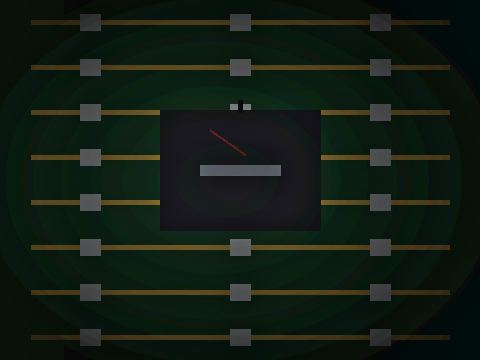
#> input picture results/wgif_enhanced.png, 480 x 360 px
$ python run_enhancement.py -i ../../results/wgif_enhanced.png
#> lines starting #> are read from the running program, lines starting #| are printed output that depends on the picture; after the words box and inside, x2 and y2 are one past the last pixel; in counts of white or black regions, pixels touching at a corner belong together
### src/python/retinex_enhancer.py
"""
Retinex Illumination Enhancement using Weighted Guided Image Filter (WGIF)
Designed for low-light image enhancement and visual defect inspection.
"""

import numpy as np
from wgif import weighted_guided_filter, guided_filter

class WGIFIlluminationEnhancer:
    """
    Image illumination enhancement engine using WGIF-based Retinex decomposition.
    Separates image into Illumination and Reflectance components, enhances the
    illumination layer without halo artifacts, and amplifies edge details for visual inspection.
    """
    def __init__(self, r: int = 15, eps: float = 0.01, gamma: float = 0.5, detail_boost: float = 1.3):
        """
        Parameters:
            r: Filter radius for illumination estimation (default: 15)
            eps: Regularization parameter lambda for WGIF (default: 0.01)
            gamma: Illumination tone-mapping factor (< 1.0 brightens underexposed regions)
            detail_boost: Amplification factor for surface texture and defect details
        """
        self.r = r
        self.eps = eps
        self.gamma = gamma
        self.detail_boost = detail_boost

    def enhance(self, image: np.ndarray, method: str = "wgif") -> dict:
        """
        Enhances the input image using the illumination-reflectance decomposition pipeline.

        Parameters:
            image: Input image (RGB or Grayscale), values in [0, 255] uint8 or [0, 1] float
            method: 'wgif' (Weighted Guided Filter) or 'standard_gif' (Standard Guided Filter)

        Returns:
            dict containing:
                - 'enhanced': Final enhanced color/grayscale image
                - 'illumination_orig': Estimated raw illumination map
                - 'illumination_enh': Enhanced illumination map
                - 'reflectance': True surface reflectance component
                - 'details': Extracted high-frequency defect & texture layer
        """
        # Normalize to float [0, 1]
        is_uint8 = (image.dtype == np.uint8)
        img_float = image.astype(np.float64) / 255.0 if is_uint8 else image.astype(np.float64)
        is_color = (img_float.ndim == 3 and img_float.shape[2] == 3)

        # 1. Initial Illumination Estimation
        if is_color:
            # Maximum channel representation preserves color boundaries and avoids oversaturation
            I_init = np.max(img_float, axis=2)
        else:
            I_init = img_float.copy()

        # 2. Edge-Preserving Illumination Smoothing
        if method == "wgif":
            L_orig = weighted_guided_filter(p=I_init, I=I_init, r=self.r, eps=self.eps)
        else:
            L_orig = guided_filter(p=I_init, I=I_init, r=self.r, eps=self.eps)

        L_orig = np.clip(L_orig, 1e-4, 1.0)

        # 3. High-Frequency Surface Detail / Defect Extraction
        detail_layer = I_init - L_orig

        # 4. Adaptive Tone Mapping of Illumination
        # Nonlinear Gamma + S-curve dynamic range compression
        L_enh = np.power(L_orig, self.gamma)

        # Local adaptive enhancement: brighten severe shadows more while preventing burnout
        local_contrast_weight = 1.0 / (1.0 + np.exp(-10.0 * (L_orig - 0.2)))
        L_enh = (1.0 - local_contrast_weight) * np.power(L_orig, self.gamma * 0.8) + local_contrast_weight * L_enh

        # 5. Reflectance Extraction & Color Reconstruction
        # Retinex model: S = R * L => R = S / L
        # Recombined: S_enh = R * L_enh = S * (L_enh / L)
        ratio = L_enh / (L_orig + 1e-6)

        if is_color:
            # Color restoration with chroma preservation
            enhanced = np.zeros_like(img_float)
            for c in range(3):
                # Scale each channel by the illumination ratio with gentle saturation compression
                enhanced[:, :, c] = img_float[:, :, c] * np.power(ratio, 0.85)

            # Boost high-frequency details (critical for scratch, crack, and solder inspection)
            if self.detail_boost > 0.0:
                for c in range(3):
                    enhanced[:, :, c] += (self.detail_boost - 1.0) * detail_layer
        else:
            enhanced = img_float * ratio
            if self.detail_boost > 0.0:
                enhanced += (self.detail_boost - 1.0) * detail_layer

        enhanced = np.clip(enhanced, 0.0, 1.0)

        # Format outputs for analysis and visualization
        if is_uint8:
            output_img = (enhanced * 255.0).astype(np.uint8)
        else:
            output_img = enhanced

        return {
            "enhanced": output_img,
            "illumination_orig": (L_orig * 255.0).astype(np.uint8),
            "illumination_enh": (L_enh * 255.0).astype(np.uint8),
            "reflectance": (np.clip(I_init / (L_orig + 1e-6), 0, 1) * 255.0).astype(np.uint8),
            "details": (np.clip((detail_layer + 0.5), 0, 1) * 255.0).astype(np.uint8),
            "ratio_map": ratio
        }

### src/python/wgif.py
"""
Weighted Guided Image Filter (WGIF) Implementation
Based on the paper:
"Weighted Guided Image Filter" by Zhengguo Li, Jinghong Zheng, Zijian Zhu, Wei Yao, and Shenghao Wu
IEEE Transactions on Image Processing (TIP), Vol. 24, No. 1, 2015.
"""

import numpy as np

def _box_filter(image: np.ndarray, r: int) -> np.ndarray:
    """
    Computes box filter (local mean smoothing) over a square window of radius r.
    Uses OpenCV if available for maximum speed, otherwise falls back to pure NumPy integral image.
    """
    try:
        import cv2
        return cv2.boxFilter(image, ddepth=-1, ksize=(2 * r + 1, 2 * r + 1), borderType=cv2.BORDER_REFLECT)
    except ImportError:
        pass

    # Pure NumPy implementation using 2D integral image
    h, w = image.shape[:2]
    out = np.zeros_like(image, dtype=np.float64)
    k = 2 * r + 1

    # Handle single channel or multi-channel
    if image.ndim == 2:
        pad_img = np.pad(image, ((r, r), (r, r)), mode='reflect')
        cum = np.cumsum(np.cumsum(pad_img, axis=0), axis=1)

        # Integral area calculation
        # sum = cum[y2, x2] - cum[y1-1, x2] - cum[y2, x1-1] + cum[y1-1, x1-1]
        out = (cum[k:, k:] - cum[:-k, k:] - cum[k:, :-k] + cum[:-k, :-k]) / (k * k)
        return out.astype(image.dtype)
    else:
        channels = []
        for c in range(image.shape[2]):
            channels.append(_box_filter(image[:, :, c], r))
        return np.stack(channels, axis=-1)

# [32 lines left out: function guided_filter, not called in this run]

def compute_edge_weight(I: np.ndarray, r1: int = 1, eps_weight: float = 1e-4) -> np.ndarray:
    """
    Computes the edge-aware weighting factor Gamma_G(k) for WGIF.

    Gamma_G(k) = (sigma_{I, r1}^2(k) + eps_weight) * ( (1/N) * sum(1 / (sigma_{I, r1}^2(i) + eps_weight)) )
    """
    mean_I = _box_filter(I, r1)
    mean_II = _box_filter(I * I, r1)
    var_I = np.maximum(mean_II - mean_I * mean_I, 0.0)

    # Local variance plus small epsilon
    w_k = var_I + eps_weight

    # Harmonic mean normalization across all pixels
    inv_w_mean = np.mean(1.0 / w_k)
    gamma = w_k * inv_w_mean
    return gamma

def weighted_guided_filter(p: np.ndarray, I: np.ndarray, r: int = 15, eps: float = 1e-3, r1: int = 1) -> np.ndarray:
    """
    Weighted Guided Image Filter (WGIF) (Li et al., IEEE TIP 2015).

    Applies edge-aware weighting to the regularization parameter:
    lambda / Gamma(k)

    - Near sharp edges: Gamma(k) > 1 => lower regularization => sharper edges preserved, halo artifacts eliminated.
    - In flat regions: Gamma(k) < 1 => higher regularization => flat areas smoothly filtered, noise suppressed.

    Parameters:
        p: Input image to filter (grayscale or single channel, [0, 1] float)
        I: Guidance image (grayscale or single channel, [0, 1] float)
        r: Window radius for guided filtering (default: 15)
        eps: Regularization parameter lambda (default: 1e-3)
        r1: Window radius for calculating edge-weight variance (default: 1)

    Returns:
        Filtered image q ([0, 1] float)
    """
    p = p.astype(np.float64)
    I = I.astype(np.float64)

    # 1. Edge-aware weight computation
    gamma = compute_edge_weight(I, r1=r1, eps_weight=(0.001 ** 2))

    # 2. Local statistics over window r
    mean_I = _box_filter(I, r)
    mean_p = _box_filter(p, r)
    mean_Ip = _box_filter(I * p, r)
    mean_II = _box_filter(I * I, r)

    var_I = mean_II - mean_I * mean_I
    cov_Ip = mean_Ip - mean_I * mean_p

    # 3. Weighted linear regression coefficients
    # In WGIF, the regularization penalty is eps / gamma
    reg_term = eps / (gamma + 1e-8)
    a = cov_Ip / (var_I + reg_term)
    b = mean_p - a * mean_I

    # 4. Filter linear coefficients
    mean_a = _box_filter(a, r)
    mean_b = _box_filter(b, r)

    # 5. Reconstructed filtered signal
    q = mean_a * I + mean_b
    return np.clip(q, 0.0, 1.0)

### src/python/metrics.py
"""
Quantitative Evaluation Metrics for Image Illumination Enhancement
Implements:
- Shannon Entropy (Information richness)
- Average Gradient (AG - Edge sharpness)
- Measure of Enhancement (EME - Local contrast)
- Standard Deviation (Global dynamic range)
- Lightness Order Error (LOE - Natural illumination preservation)
- PSNR & SSIM (when ground truth reference is available)
"""

import numpy as np

def compute_entropy(img: np.ndarray) -> float:
    """Computes Shannon Information Entropy (higher = more detailed information)."""
    gray = np.mean(img, axis=2) if img.ndim == 3 else img
    gray = np.clip(gray, 0, 255).astype(np.uint8)
    hist, _ = np.histogram(gray.ravel(), bins=256, range=(0, 256))
    hist = hist[hist > 0]
    prob = hist / np.sum(hist)
    entropy = -np.sum(prob * np.log2(prob))
    return float(entropy)

def compute_average_gradient(img: np.ndarray) -> float:
    """Computes Average Gradient (AG), measuring high-frequency edge sharpness."""
    gray = np.mean(img, axis=2) if img.ndim == 3 else img.astype(np.float64)
    dx = np.diff(gray, axis=1)
    dy = np.diff(gray, axis=0)

    # Common area
    h, w = dx.shape[0] - 1, dy.shape[1] - 1
    grad = np.sqrt((dx[:h, :w] ** 2 + dy[:h, :w] ** 2) / 2.0)
    return float(np.mean(grad))

def compute_eme(img: np.ndarray, block_size: int = 8) -> float:
    """
    Measure of Enhancement (EME) by Celik & Tjahjadi.
    Measures average contrast across non-overlapping sub-blocks.
    """
    gray = np.mean(img, axis=2) if img.ndim == 3 else img.astype(np.float64)
    h, w = gray.shape
    k1 = h // block_size
    k2 = w // block_size
    if k1 == 0 or k2 == 0:
        return 0.0

    eme_sum = 0.0
    valid_blocks = 0
    for i in range(k1):
        for j in range(k2):
            block = gray[i * block_size:(i + 1) * block_size, j * block_size:(j + 1) * block_size]
            b_min = np.min(block)
            b_max = np.max(block)
            if b_min > 0 and b_max > b_min:
                eme_sum += 20.0 * np.log(b_max / (b_min + 1e-4))
                valid_blocks += 1

    return float(eme_sum / max(valid_blocks, 1))

def compute_loe(orig_img: np.ndarray, enh_img: np.ndarray, grid_size: int = 50) -> float:
    """
    Lightness Order Error (LOE).
    Lower LOE indicates better preservation of natural relative lightness ranking across spatial regions.
    """
    gray_orig = np.mean(orig_img, axis=2) if orig_img.ndim == 3 else orig_img
    gray_enh = np.mean(enh_img, axis=2) if enh_img.ndim == 3 else enh_img

    # Downsample for computational efficiency
    h, w = gray_orig.shape
    step_y = max(1, h // grid_size)
    step_x = max(1, w // grid_size)

    down_orig = gray_orig[::step_y, ::step_x].ravel()
    down_enh = gray_enh[::step_y, ::step_x].ravel()
    n = len(down_orig)

    # Calculate rank order discrepancies
    order_orig = down_orig[:, None] >= down_orig[None, :]
    order_enh = down_enh[:, None] >= down_enh[None, :]
    mismatches = np.sum(order_orig != order_enh)

    loe = mismatches / (n * n)
    return float(loe * 1000.0) # scaled for standard readability

def evaluate_image_enhancement(orig_img: np.ndarray, enh_img: np.ndarray) -> dict:
    """Evaluates all core image enhancement and visual inspection quality metrics."""
    return {
        "entropy_original": round(compute_entropy(orig_img), 3),
        "entropy_enhanced": round(compute_entropy(enh_img), 3),
        "average_gradient_original": round(compute_average_gradient(orig_img), 3),
        "average_gradient_enhanced": round(compute_average_gradient(enh_img), 3),
        "eme_contrast_original": round(compute_eme(orig_img), 2),
        "eme_contrast_enhanced": round(compute_eme(enh_img), 2),
        "lightness_order_error": round(compute_loe(orig_img, enh_img), 2)
    }

### src/python/run_enhancement.py
"""
Command Line Interface (CLI) for WGIF Illumination Enhancement
Usage:
    python run_enhancement.py --input sample_images/dark.png --output results/enhanced.png --gamma 0.45 --inspect
"""

import argparse
import os
import numpy as np
from PIL import Image
from retinex_enhancer import WGIFIlluminationEnhancer
from visual_inspector import VisualInspector
from metrics import evaluate_image_enhancement

def main():
    parser = argparse.ArgumentParser(description="Image Illumination Enhancement using Weighted Guided Image Filter (WGIF)")
    parser.add_argument("--input", "-i", type=str, required=True, help="Path to input low-light image")
    parser.add_argument("--output", "-o", type=str, default="results/wgif_enhanced.png", help="Path to save enhanced image")
    parser.add_argument("--radius", "-r", type=int, default=15, help="WGIF window radius (default: 15)")
    parser.add_argument("--eps", "-e", type=float, default=0.01, help="Regularization lambda (default: 0.01)")
    parser.add_argument("--gamma", "-g", type=float, default=0.45, help="Gamma factor for tone mapping (< 1.0 brightens) (default: 0.45)")
    parser.add_argument("--detail", "-d", type=float, default=1.3, help="Detail enhancement boost factor (default: 1.3)")
    parser.add_argument("--inspect", action="store_true", help="Run visual defect inspection analysis and save defect mask")

    args = parser.parse_args()

    if not os.path.exists(args.input):
        print(f"Error: Input file '{args.input}' not found.")
        return

    img = np.array(Image.open(args.input))
#> img is the input picture: shape (360, 480, 3); mean R, G, B 18.1, 29.2, 19.4
    print(f"Loaded '{args.input}' (shape: {img.shape})")
#| Loaded '../../results/wgif_enhanced.png' (shape: (360, 480, 3))

    enhancer = WGIFIlluminationEnhancer(r=args.radius, eps=args.eps, gamma=args.gamma, detail_boost=args.detail)
    res = enhancer.enhance(img, method="wgif")
#> in compute_edge_weight, `inv_w_mean = np.mean(1.0 / w_k)`: inv_w_mean = 568237.4
#> in enhance, `ratio = L_enh / (L_orig + 1e-6)`:
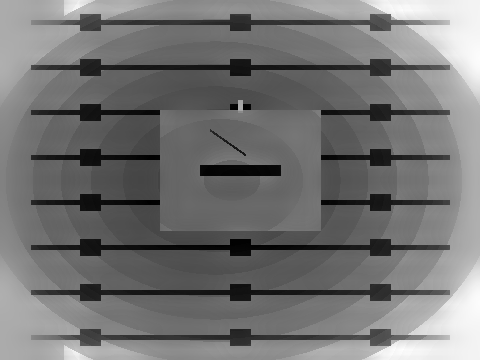
#> ratio: shape (360, 480) float64; min 1.72, max 6.65, mean 3.96; drawn with min black and max white
#> after the loop in enhance, `for c in range(3):`:
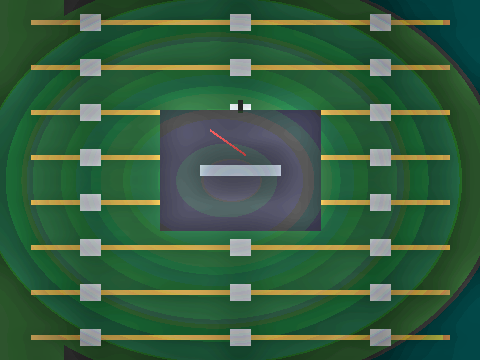
#> enhanced: shape (360, 480, 3) float64; mean R, G, B 0.187, 0.332, 0.22; drawn with min black and max white
#> res = 6 items

    os.makedirs(os.path.dirname(args.output) or ".", exist_ok=True)
    Image.fromarray(res["enhanced"]).save(args.output)
    print(f"Enhanced image saved to: {args.output}")

    # Metrics
    m = evaluate_image_enhancement(img, res["enhanced"])
#> in compute_entropy, `hist, _ = np.histogram(gray.ravel(), bins=256, range=(0, 256))`: hist = 256 values, max 15244 at index 14, min 0 at index 0, mean 675
#> in compute_entropy, `hist = hist[hist > 0]`: hist = 109 values, max 15244 at index 9, min 1 at index 100, mean 1585.3
#> in compute_entropy, `prob = hist / np.sum(hist)`: prob = 109 values, max 0.0882 at index 9, min 5.79e-06 at index 100, mean 0.00917
#> in compute_entropy, `entropy = -np.sum(prob * np.log2(prob))`: entropy = 5.03
#> in compute_entropy (call 2), `gray = np.mean(img, axis=2) if img.ndim == 3 else img`:
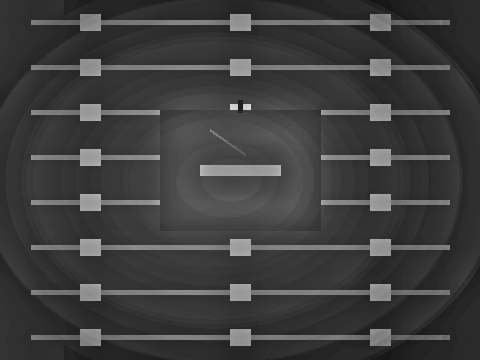
#> gray: shape (360, 480) float64; min 22.67, max 222, mean 62.4
#> in compute_entropy (call 2), `hist, _ = np.histogram(gray.ravel(), bins=256, range=(0, 256))`: hist = 256 values, max 8115 at index 47, min 0 at index 0, mean 675
#> in compute_entropy (call 2), `hist = hist[hist > 0]`: hist = 184 values, max 8115 at index 25, min 1 at index 160, mean 939.1
#> in compute_entropy (call 2), `prob = hist / np.sum(hist)`: prob = 184 values, max 0.047 at index 25, min 5.79e-06 at index 160, mean 0.00543
#> in compute_entropy (call 2), `entropy = -np.sum(prob * np.log2(prob))`: entropy = 6.01
#> in compute_average_gradient, `dy = np.diff(gray, axis=0)`:
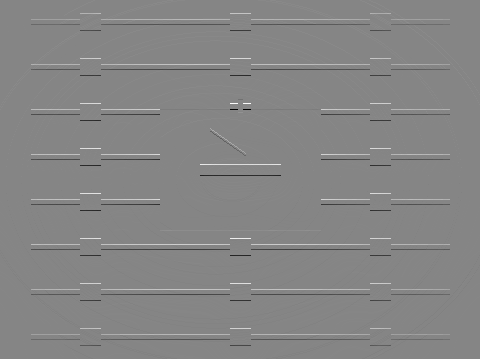
#> dy: shape (359, 480) float64; min -105.3, max 95.33, mean 0; drawn with min black and max white
#> in compute_average_gradient, `grad = np.sqrt((dx[:h, :w] ** 2 + dy[:h, :w] ** 2) / 2.0)`:
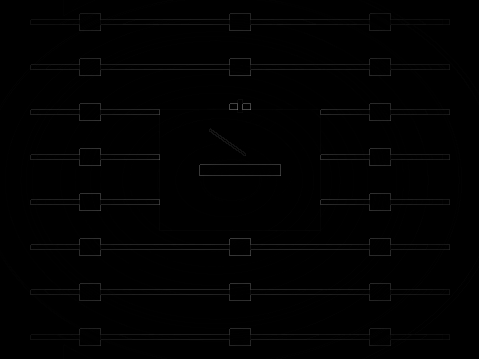
#> grad: shape (359, 479) float64; min 0, max 109.2, mean 1.5
#> after the loop in compute_eme, `for i in range(k1):`: eme_sum = 24220.7; valid_blocks = 2580
#> in compute_loe, `down_orig = gray_orig[::step_y, ::step_x].ravel()`: down_orig = 2808 values, max 120.3 at index 836, min 5.33 at index 41, mean 22.3
#> in compute_loe, `down_enh = gray_enh[::step_y, ::step_x].ravel()`: down_enh = 2808 values, max 208.3 at index 836, min 22.67 at index 41, mean 62.51
#> in compute_loe, `n = len(down_orig)`: n = 2808
#> in compute_loe, `order_orig = down_orig[:, None] >= down_orig[None, :]`:
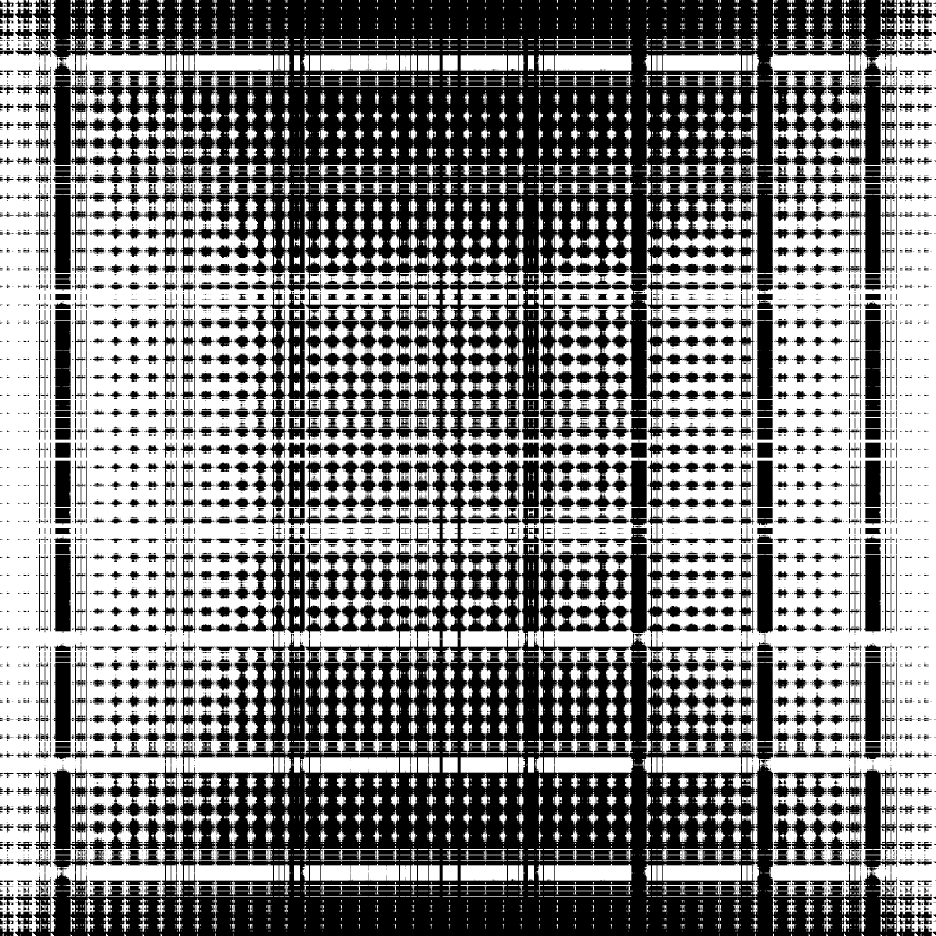
#> order_orig: shape (2808, 2808) bool (shown at 1/3 size); 50.9% white; 19402 black regions (16360 under 20 px), largest, box (x1, y1, x2, y2) and area: (98, 837, 2796, 2808) 1170002, (98, 0, 2796, 836) 1095395, (860, 838, 2105, 1373) 169537
#> in compute_loe, `order_enh = down_enh[:, None] >= down_enh[None, :]`:
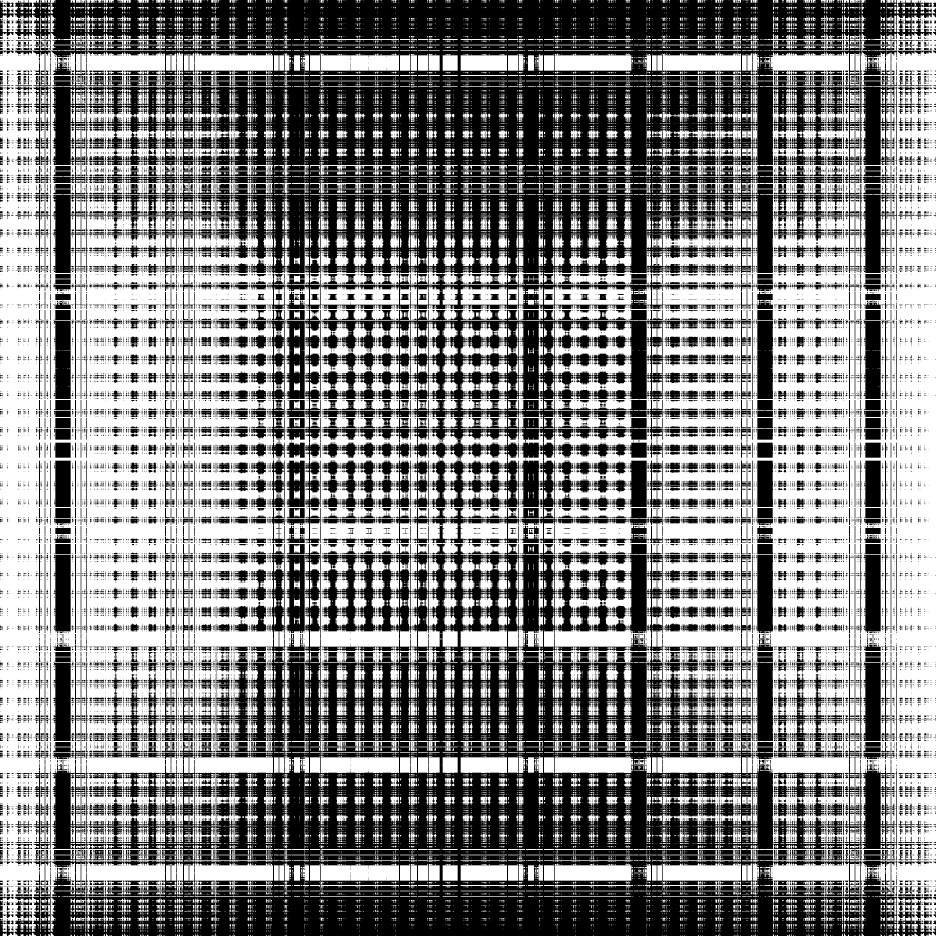
#> order_enh: shape (2808, 2808) bool (shown at 1/3 size); 50.5% white; 30737 black regions (25769 under 20 px), largest, box (x1, y1, x2, y2) and area: (42, 837, 2796, 2808) 1238133, (42, 0, 2808, 836) 1110730, (860, 838, 1998, 1381) 141731
#> in compute_loe, `mismatches = np.sum(order_orig != order_enh)`: mismatches = 620373
#> in compute_loe, `loe = mismatches / (n * n)`: loe = 0.0787
#> m = {'entropy_original': 5.03, 'entropy_enhanced': 6, 'average_gradient_original': 1.52, 'average_gradient_enhanced': 3.16, 'eme_contrast_original': 9.39, 'eme_contrast_enhanced': 7.55, 'lightness_order_error': 78.68}
    print("\n--- Image Enhancement Metrics ---")
    print(f"Entropy: {m['entropy_original']} -> {m['entropy_enhanced']} (+{m['entropy_enhanced'] - m['entropy_original']:.2f})")
#| Entropy: 5.027 -> 6.005 (+0.98)
    print(f"Average Gradient (Sharpness): {m['average_gradient_original']} -> {m['average_gradient_enhanced']}")
#| Average Gradient (Sharpness): 1.523 -> 3.162
    print(f"EME Contrast Score: {m['eme_contrast_original']} -> {m['eme_contrast_enhanced']}")
#| EME Contrast Score: 9.39 -> 7.55
    print(f"Lightness Order Error: {m['lightness_order_error']}")
#| Lightness Order Error: 78.68

    if args.inspect:
        inspector = VisualInspector(edge_threshold=25.0)
        insp = inspector.inspect(img, res["enhanced"])
        defect_out = os.path.splitext(args.output)[0] + "_defects.png"
        Image.fromarray(insp["defect_mask"]).save(defect_out)
        print(f"\n--- Visual Inspection Analysis ---")
        print(f"Visibility improvement: +{insp['visibility_improvement_pct']}% ({insp['edge_multiplication_factor']}x edge contours)")
        print(f"Defect contour mask saved to: {defect_out}")

if __name__ == "__main__":
    main()
